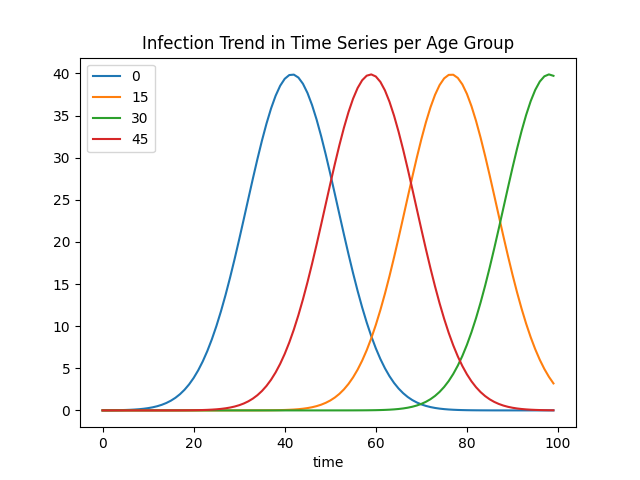

Here is the Python script that generated this plot:
import pandas as pd
import matplotlib.pyplot as plt


CSV_FILE = "./data/report_2_3.csv"

df = pd.read_csv(CSV_FILE)
df.set_index('time', inplace=True)
title = 'Infection Trend in Time Series per Age Group'
df.groupby('age')['daily_infections'].plot(title=title, legend=True)
plt.savefig('./part_2_3.png')
plt.show()
